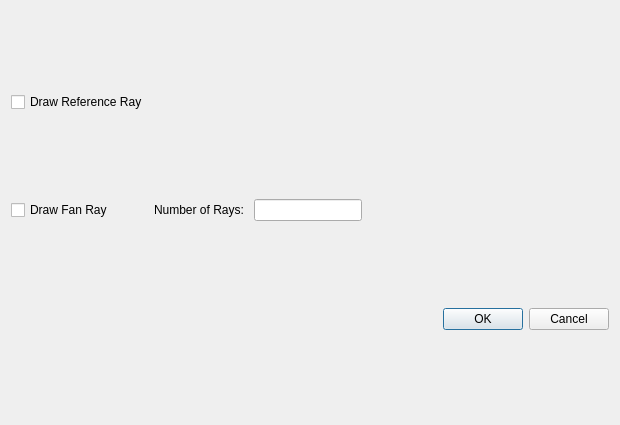
<?xml version="1.0" encoding="UTF-8"?>
<ui version="4.0">
 <class>Layout2dDlg</class>
 <widget class="QDialog" name="Layout2dDlg">
  <property name="geometry">
   <rect>
    <x>0</x>
    <y>0</y>
    <width>620</width>
    <height>425</height>
   </rect>
  </property>
  <property name="windowTitle">
   <string>Dialog</string>
  </property>
  <layout class="QGridLayout" name="gridLayout">
   <item row="1" column="1">
    <widget class="QLabel" name="label">
     <property name="text">
      <string>Number of Rays: </string>
     </property>
    </widget>
   </item>
   <item row="4" column="1" colspan="3">
    <widget class="QDialogButtonBox" name="buttonBox">
     <property name="orientation">
      <enum>Qt::Horizontal</enum>
     </property>
     <property name="standardButtons">
      <set>QDialogButtonBox::Cancel|QDialogButtonBox::Ok</set>
     </property>
    </widget>
   </item>
   <item row="0" column="0">
    <widget class="QCheckBox" name="checkDrawRefRay">
     <property name="text">
      <string>Draw Reference Ray</string>
     </property>
    </widget>
   </item>
   <item row="1" column="2">
    <widget class="QLineEdit" name="editNumRays">
     <property name="sizePolicy">
      <sizepolicy hsizetype="Preferred" vsizetype="Fixed">
       <horstretch>0</horstretch>
       <verstretch>0</verstretch>
      </sizepolicy>
     </property>
    </widget>
   </item>
   <item row="1" column="0">
    <widget class="QCheckBox" name="checkDrawFan">
     <property name="text">
      <string>Draw Fan Ray</string>
     </property>
    </widget>
   </item>
   <item row="1" column="3">
    <spacer name="horizontalSpacer">
     <property name="orientation">
      <enum>Qt::Horizontal</enum>
     </property>
     <property name="sizeHint" stdset="0">
      <size>
       <width>40</width>
       <height>20</height>
      </size>
     </property>
    </spacer>
   </item>
  </layout>
 </widget>
 <resources/>
 <connections>
  <connection>
   <sender>buttonBox</sender>
   <signal>accepted()</signal>
   <receiver>LayoutDialog</receiver>
   <slot>accept()</slot>
   <hints>
    <hint type="sourcelabel">
     <x>248</x>
     <y>254</y>
    </hint>
    <hint type="destinationlabel">
     <x>157</x>
     <y>274</y>
    </hint>
   </hints>
  </connection>
  <connection>
   <sender>buttonBox</sender>
   <signal>rejected()</signal>
   <receiver>LayoutDialog</receiver>
   <slot>reject()</slot>
   <hints>
    <hint type="sourcelabel">
     <x>316</x>
     <y>260</y>
    </hint>
    <hint type="destinationlabel">
     <x>286</x>
     <y>274</y>
    </hint>
   </hints>
  </connection>
 </connections>
</ui>
